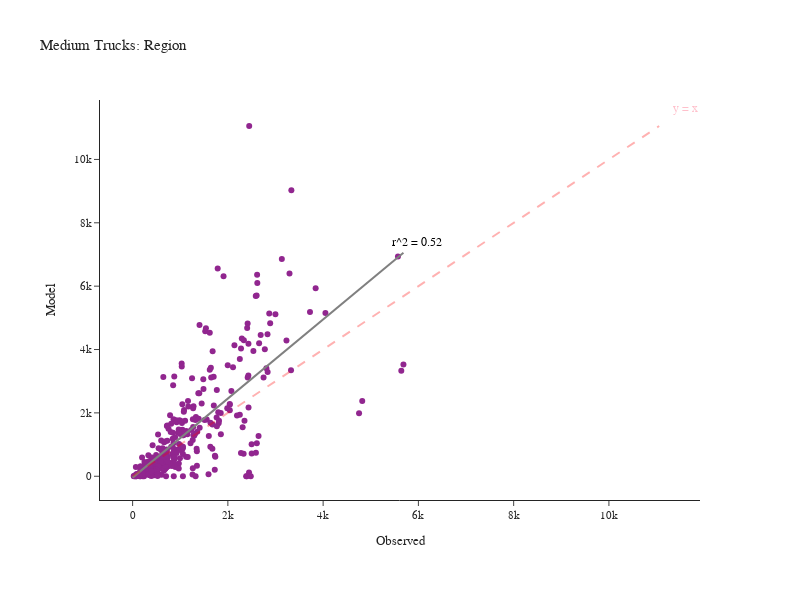

Here is the notebook cell this chart was saved with:
### Code cell
fig = create_truck_chart(df_daily_med, 'Medium')
fig.show()

### Figure 1 — Plotly figure (JSON) as saved in the notebook; plotly's stock layout.template omitted (floating-point values rounded to 4 significant figures; data arrays with more than 128 entries replaced by an {"elided": "..."} marker saying what was removed)
{"data": [{"customdata": {"elided": "348x2 str values"}, "hovertemplate": "Observed=%{x}<br>Model=%{y}<br>location=%{customdata[0]}<br>County=%{customdata[1]}<extra></extra>", "legendgroup": "", "line": {"color": "Grey", "width": 2}, "marker": {"color": "#91268F", "symbol": "circle"}, "mode": "markers", "name": "", "orientation": "v", "showlegend": false, "type": "scatter", "x": {"elided": "348 int values"}, "xaxis": "x", "y": {"elided": "348 int values"}, "yaxis": "y"}, {"hovertemplate": "Observed=%{x}<br>Model=%{y}<extra></extra>", "legendgroup": "", "line": {"color": "Grey", "dash": "solid", "width": 2}, "marker": {"symbol": "circle"}, "mode": "lines", "name": "", "orientation": "v", "showlegend": false, "type": "scatter", "x": [0, 57.43, 114.9, 172.3, 229.7, 287.2, 344.6, 402.0, 459.5, 516.9, 574.3, 631.8, 689.2, 746.6, 804.1, 861.5, 918.9, 976.4, 1034.0, 1091.0, 1149.0, 1206.0, 1264.0, 1321.0, 1378.0, 1436.0, 1493.0, 1551.0, 1608.0, 1666.0, 1723.0, 1780.0, 1838.0, 1895.0, 1953.0, 2010.0, 2068.0, 2125.0, 2183.0, 2240.0, 2297.0, 2355.0, 2412.0, 2470.0, 2527.0, 2585.0, 2642.0, 2699.0, 2757.0, 2814.0, 2872.0, 2929.0, 2987.0, 3044.0, 3101.0, 3159.0, 3216.0, 3274.0, 3331.0, 3389.0, 3446.0, 3503.0, 3561.0, 3618.0, 3676.0, 3733.0, 3791.0, 3848.0, 3906.0, 3963.0, 4020.0, 4078.0, 4135.0, 4193.0, 4250.0, 4308.0, 4365.0, 4422.0, 4480.0, 4537.0, 4595.0, 4652.0, 4710.0, 4767.0, 4824.0, 4882.0, 4939.0, 4997.0, 5054.0, 5112.0, 5169.0, 5227.0, 5284.0, 5341.0, 5399.0, 5456.0, 5514.0, 5571.0, 5629.0, 5686], "xaxis": "x", "y": [-43.69, 28.0, 99.69, 171.4, 243.1, 314.7, 386.4, 458.1, 529.8, 601.5, 673.2, 744.9, 816.6, 888.2, 959.9, 1032.0, 1103.0, 1175.0, 1247.0, 1318.0, 1390.0, 1462.0, 1533.0, 1605.0, 1677.0, 1748.0, 1820.0, 1892.0, 1964.0, 2035.0, 2107.0, 2179.0, 2250.0, 2322.0, 2394.0, 2465.0, 2537.0, 2609.0, 2680.0, 2752.0, 2824.0, 2895.0, 2967.0, 3039.0, 3111.0, 3182.0, 3254.0, 3326.0, 3397.0, 3469.0, 3541.0, 3612.0, 3684.0, 3756.0, 3827.0, 3899.0, 3971.0, 4042.0, 4114.0, 4186.0, 4258.0, 4329.0, 4401.0, 4473.0, 4544.0, 4616.0, 4688.0, 4759.0, 4831.0, 4903.0, 4974.0, 5046.0, 5118.0, 5189.0, 5261.0, 5333.0, 5404.0, 5476.0, 5548.0, 5620.0, 5691.0, 5763.0, 5835.0, 5906.0, 5978.0, 6050.0, 6121.0, 6193.0, 6265.0, 6336.0, 6408.0, 6480.0, 6551.0, 6623.0, 6695.0, 6767.0, 6838.0, 6910.0, 6982.0, 7053.0], "yaxis": "y"}], "layout": {"annotations": [{"align": "right", "font": {"color": "pink", "size": 12}, "showarrow": false, "text": "y = x", "x": 11610.0, "y": 11610.0}, {"align": "right", "font": {"color": "black", "size": 12}, "showarrow": false, "text": "r^2 = 0.52", "x": 5970.0, "y": 7406.0}], "height": 600, "legend": {"tracegroupgap": 0}, "margin": {"b": 100, "l": 100, "r": 100, "t": 100}, "shapes": [{"line": {"color": "Red", "dash": "dash", "width": 2}, "type": "line", "x0": 0, "x1": 11055, "y0": 0, "y1": 11055}], "title": {"text": "Medium Trucks: Region"}, "width": 800, "xaxis": {"anchor": "y", "domain": [0, 1], "title": {"text": "Observed"}}, "yaxis": {"anchor": "x", "domain": [0, 1], "title": {"text": "Model"}}}}
